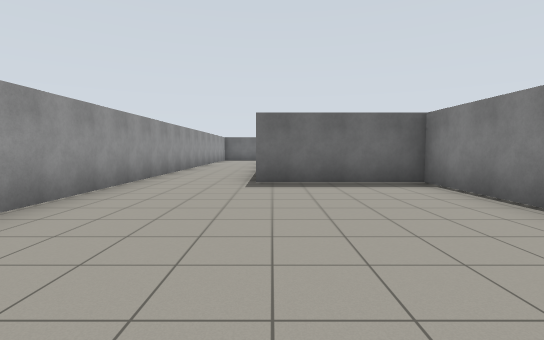
view 1 (above)

24 first-person views from a walk through a Gazebo world. The camera is 1.2 m above the floor, tilts 4° down and sees 85° across. The floor is counted in squares, 2 m on a side. Each view is taken from the middle of a square. On the plan, view 1 faces up. The plan holds only what a view shows up to about 9 squares ahead; the rest is blank.

view 2
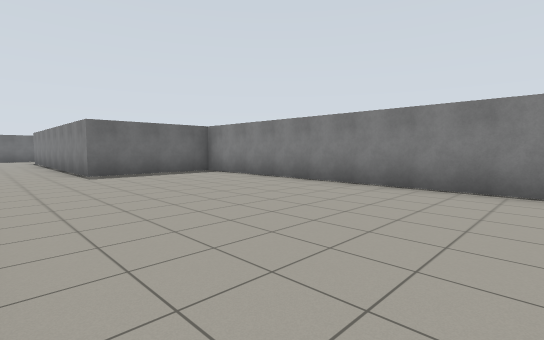

view 3
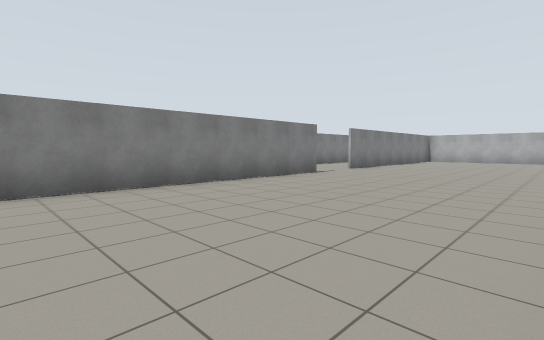

view 4
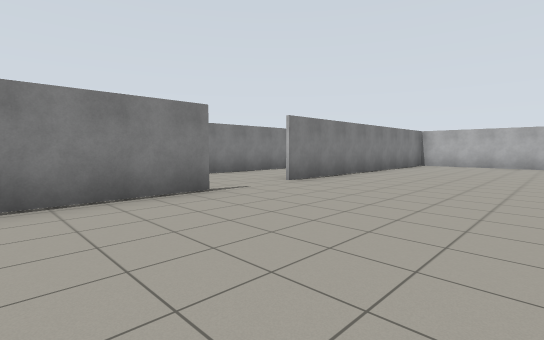

view 5
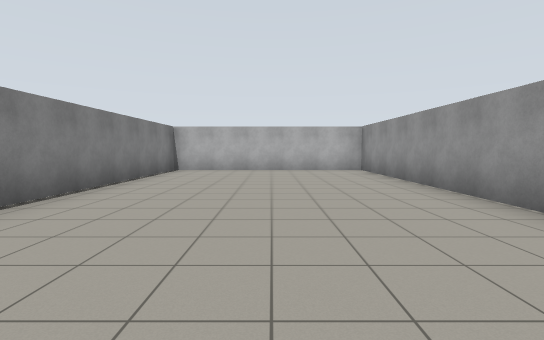

view 6
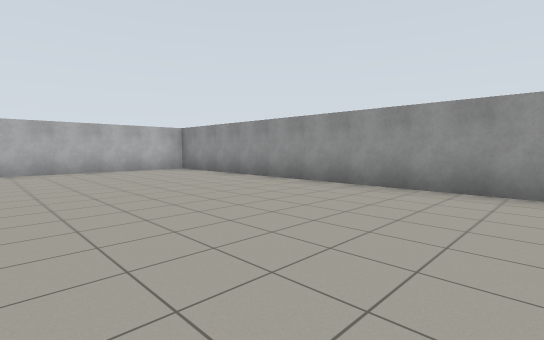

view 7
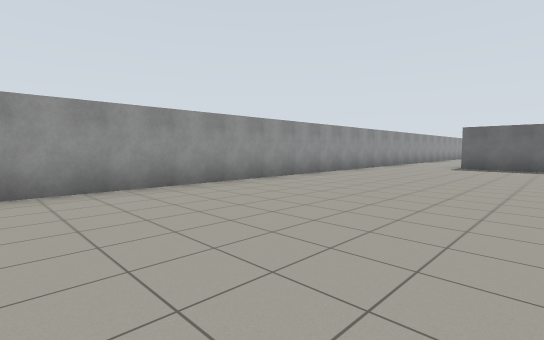

view 8
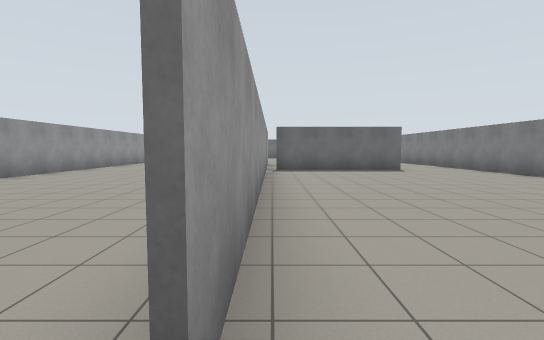

view 9
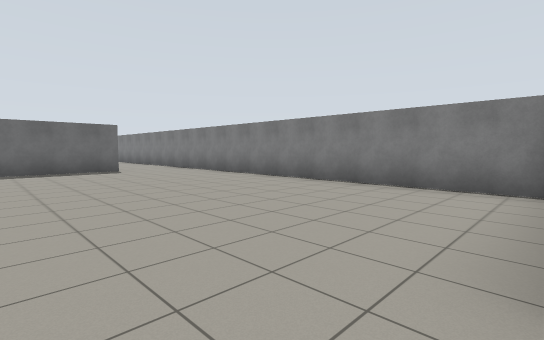

view 10
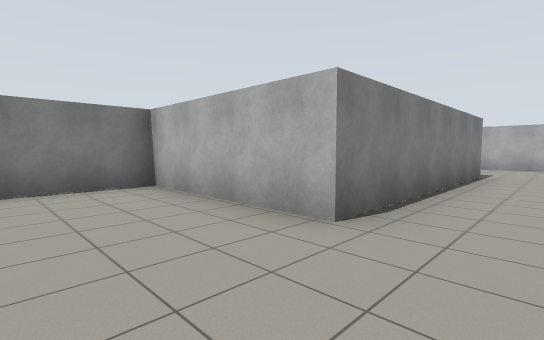

view 11
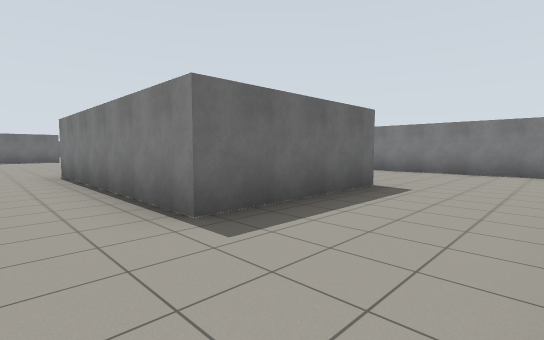

view 12
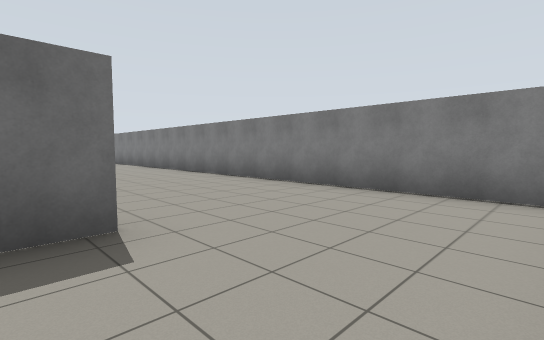

view 13
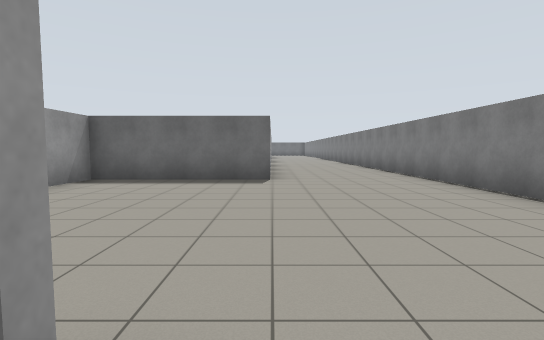

view 14
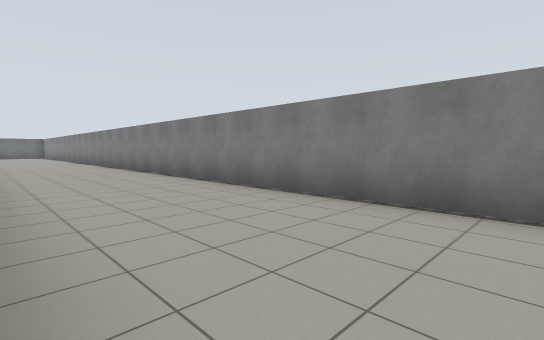

view 15
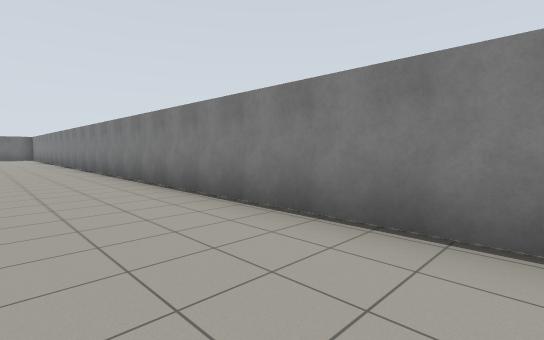

view 16
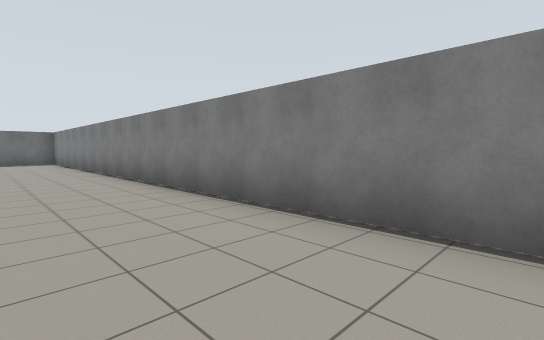

view 17
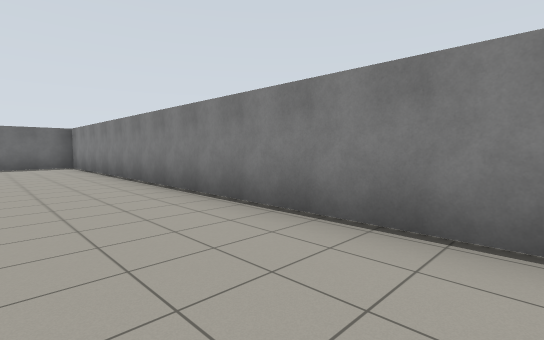

view 18
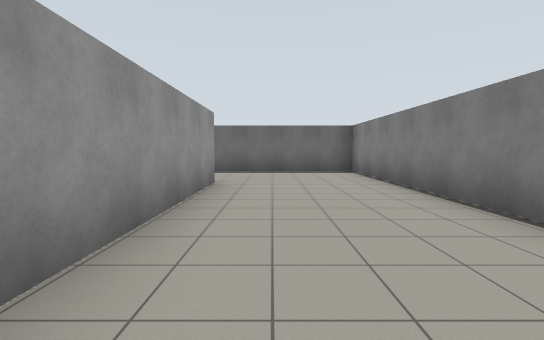

view 19
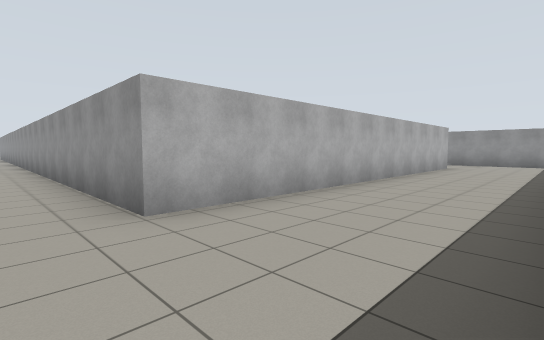

view 20
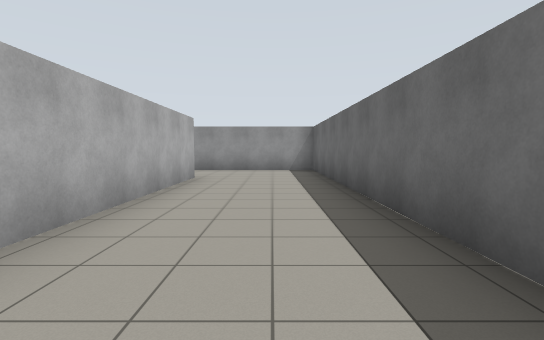

view 21
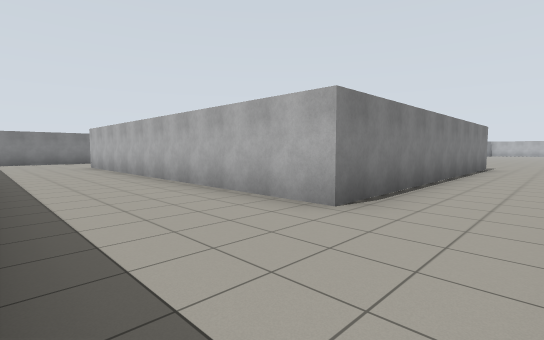

view 22
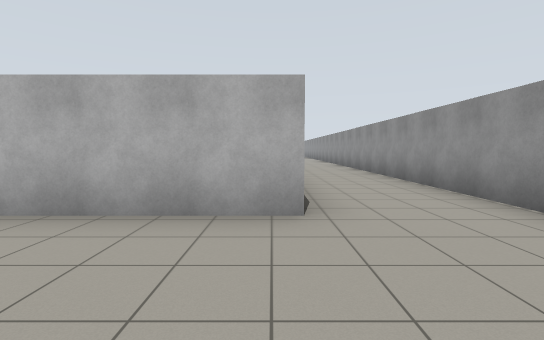

view 23
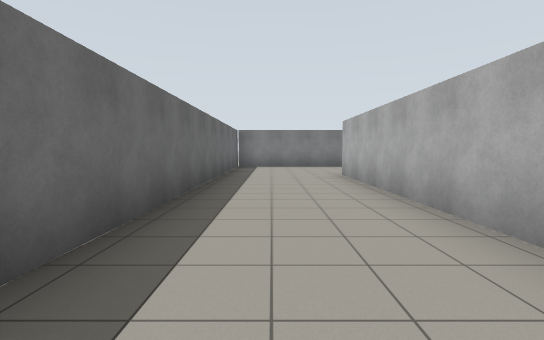

view 24
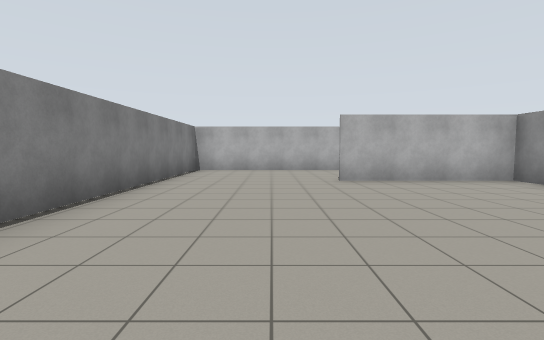

### Floor plan
Ten units are one square. View 1 is at (0, 0); x grows to the right and y downward. Boxes are objects, and circles mark ways between rooms. Rooms are numbered by the first view taken in them; rooms with no view inside come last. Other rooms are left out.
<svg viewBox="-31 -167 158 327">
<path fill="none" stroke="#000" d="M28 65 28 -54 -3 -54 -3 -134M-26 71 -26 155 28 155 28 82M-26 -145 -26 49M90 71 54 71 54 84M54 119 54 126 88 126M88 127 53 127 53 71M-3 -134 90 -134 90 -42M80 155 122 155 122 -162 -26 -162 -26 -145M44 155 59 155M69 -17 31 -17M28 -14 28 65M53 71 89 71 89 -21"/>
<circle cx="-15" cy="-135" r="3" fill="#2a7"/>
<circle cx="30" cy="75" r="3" fill="#2a7"/>
<circle cx="40" cy="60" r="3" fill="#2a7"/>
<text x="0" y="30">1</text>
<text x="100" y="-10">2</text>
<text x="60" y="20">3</text>
</svg>
Room 1 opens to room 2. Room 2 opens to room 3.

Where each view was taken, in squares from view 1:
view 1: 0 up, 0 right, facing up
view 2: 2 down, 2 left, facing up-right
view 3: 0 up, 2 left, facing down-right
view 4: 4 down, 1 left, facing down-right
view 5: 7 down, 0 right, facing down
view 6: 7 down, 2 right, facing down-left
view 7: 5 down, 2 right, facing up-left
view 8: 7 down, 3 right, facing up
view 9: 7 down, 4 right, facing up-right
view 10: 5 down, 4 right, facing down-right
view 11: 15 down, 4 right, facing up-right
view 12: 15 down, 8 right, facing up-right
view 13: 13 down, 9 right, facing up
view 14: 8 down, 9 right, facing up-right
view 15: 4 down, 10 right, facing up-right
view 16: 2 up, 10 right, facing up-right
view 17: 5 up, 10 right, facing up-right
view 18: 8 up, 10 right, facing up
view 19: 16 up, 10 right, facing down-left
view 20: 15 up, 6 right, facing left
view 21: 16 up, 2 left, facing down-right
view 22: 16 up, 0 right, facing down
view 23: 15 up, 2 right, facing right
view 24: 7 down, 10 right, facing down
